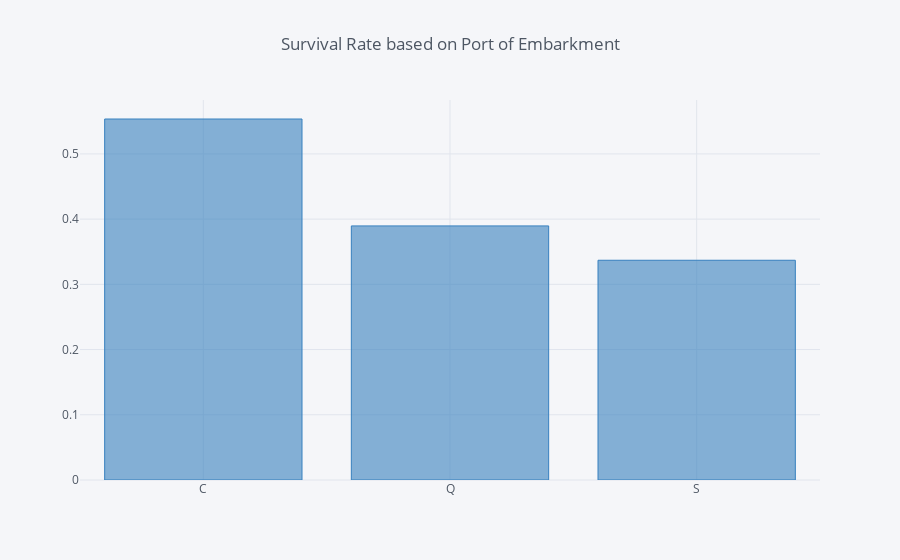

The code cell stored with this chart in its notebook:
### Markdown cell above
Class 1 passengers clearly had the highest survival rate followed by Class 2 and 3

### Code cell
train[['Embarked', 'Survived']].groupby('Embarked').mean().iplot(kind='bar', colors='blue', title='Survival Rate based on Port of Embarkment')

### Figure 1 — Plotly figure (JSON) as saved in the notebook; plotly's stock layout.template omitted (floating-point values rounded to 4 significant figures)
{"data": [{"marker": {"color": "rgba(55, 128, 191, 0.6)", "line": {"color": "rgba(55, 128, 191, 1.0)", "width": 1}}, "name": "Survived", "orientation": "v", "text": "", "type": "bar", "x": ["C", "Q", "S"], "y": [0.5536, 0.3896, 0.337]}], "layout": {"legend": {"bgcolor": "#F5F6F9", "font": {"color": "#4D5663"}}, "paper_bgcolor": "#F5F6F9", "plot_bgcolor": "#F5F6F9", "title": "Survival Rate based on Port of Embarkment", "titlefont": {"color": "#4D5663"}, "xaxis1": {"gridcolor": "#E1E5ED", "showgrid": true, "tickfont": {"color": "#4D5663"}, "title": "", "titlefont": {"color": "#4D5663"}, "zerolinecolor": "#E1E5ED"}, "yaxis1": {"gridcolor": "#E1E5ED", "showgrid": true, "tickfont": {"color": "#4D5663"}, "title": "", "titlefont": {"color": "#4D5663"}, "zerolinecolor": "#E1E5ED"}}}
